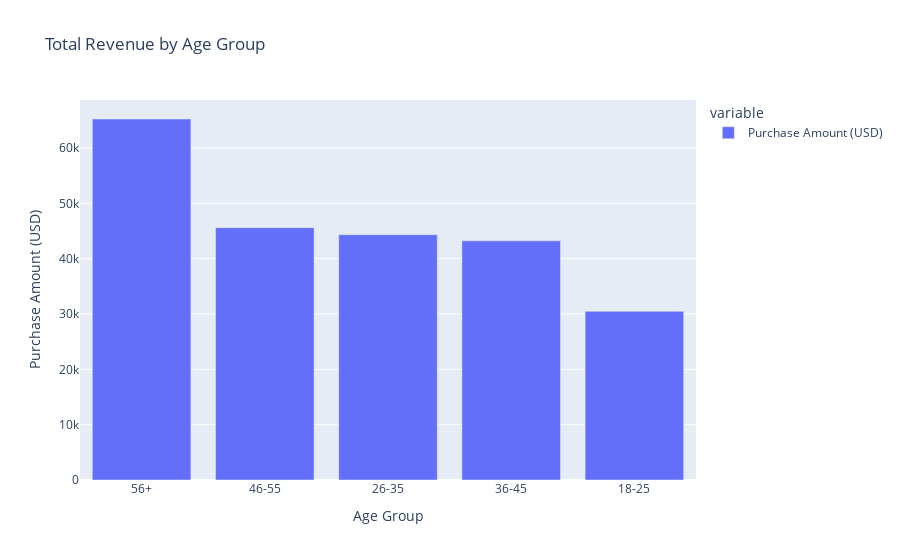

The notebook cell this image was saved under:
### Code cell
fig = px.bar(age_revenue,title='Total Revenue by Age Group')
fig.update_layout(xaxis_title='Age Group',yaxis_title='Purchase Amount (USD)')
fig.show()

### Figure 1 — Plotly figure (JSON) as saved in the notebook; plotly's stock layout.template omitted (floating-point values rounded to 4 significant figures)
{"data": [{"hovertemplate": "variable=Purchase Amount (USD)<br>Age Group=%{x}<br>value=%{y}<extra></extra>", "legendgroup": "Purchase Amount (USD)", "marker": {"color": "#636efa", "pattern": {"shape": ""}}, "name": "Purchase Amount (USD)", "orientation": "v", "showlegend": true, "textposition": "auto", "type": "bar", "x": ["56+", "46-55", "26-35", "36-45", "18-25"], "xaxis": "x", "y": [65256, 45619, 44342, 43234, 30491], "yaxis": "y"}], "layout": {"barmode": "relative", "legend": {"title": {"text": "variable"}, "tracegroupgap": 0}, "title": {"text": "Total Revenue by Age Group"}, "xaxis": {"anchor": "y", "domain": [0, 1], "title": {"text": "Age Group"}}, "yaxis": {"anchor": "x", "domain": [0, 1], "title": {"text": "Purchase Amount (USD)"}}}}
